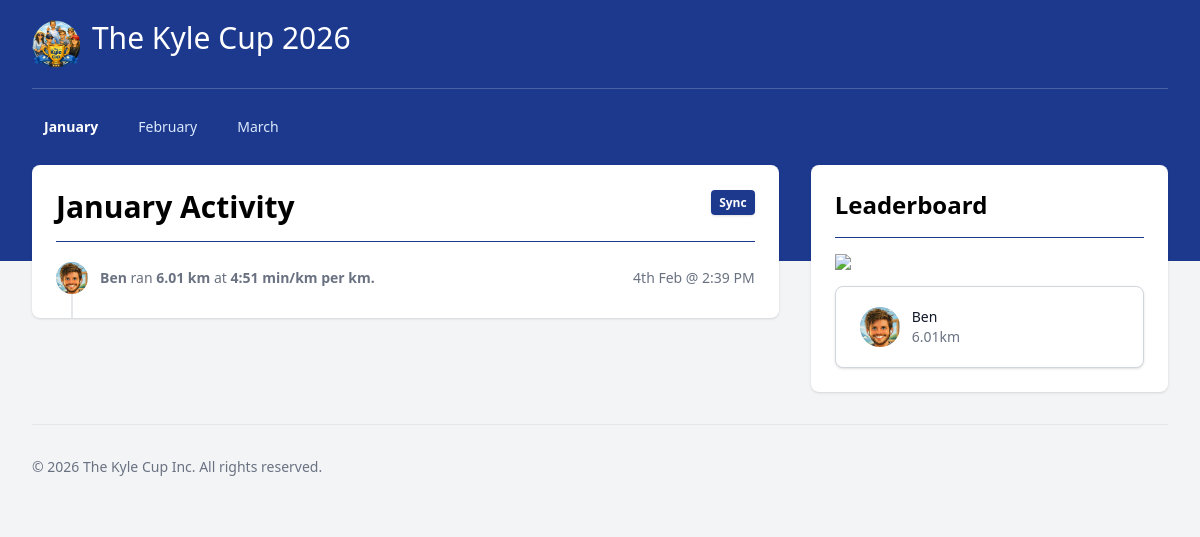
Page /month/jan on the earlier database version.
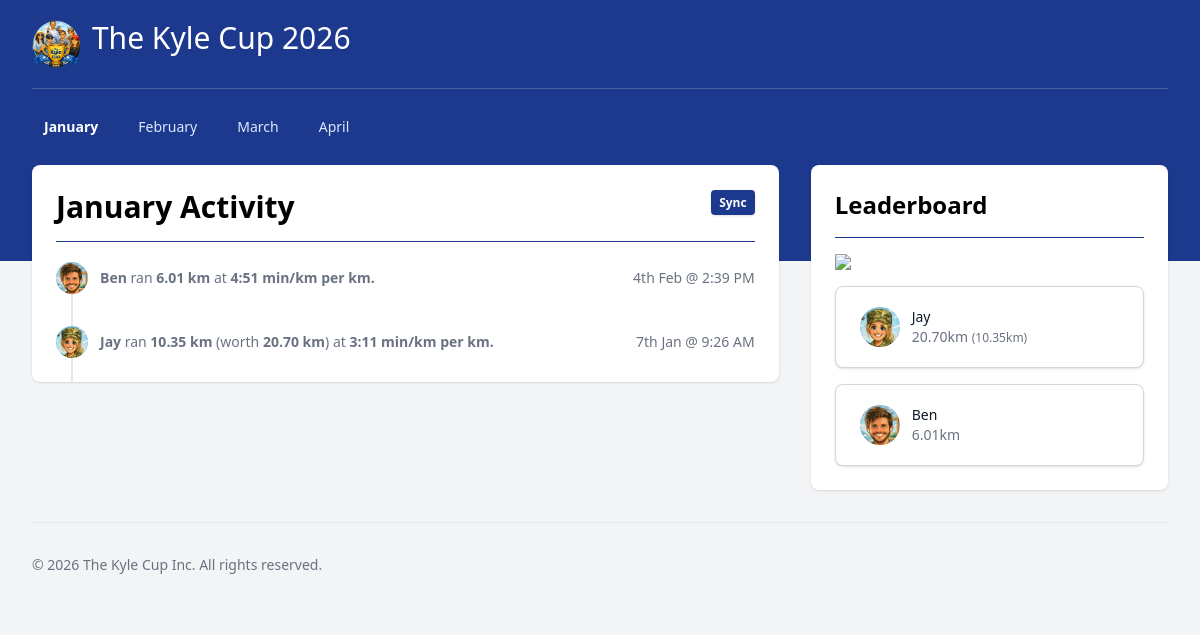
Same page on the later database version.
### leaderboard/models.py (models this page shows, shortened)
class Month(models.Model):
    name = models.CharField(max_length=80)
    slug = models.SlugField()
    date = models.DateField()
    class Meta:
        ordering = ['date']

class Activity(models.Model):
    strava_id = models.BigIntegerField()
    type = models.CharField(max_length=40)
    date = models.DateTimeField()
    athlete_month_summary = models.ForeignKey(AthleteMonthSummary, on_delete=models.CASCADE, related_name='activities')
    distance = models.DecimalField(max_digits=6, decimal_places=2)
    pace = models.DecimalField(max_digits=6, decimal_places=4)
    invalid = models.BooleanField(
        default=False,
        help_text='Used to manually invalidate an activity if it\'s deemed to be outside the spirit of the game'
    )
    class Meta:
        verbose_name_plural = "activities"
        ordering = ['-date']
    def distance_calculated(self):
        if self.athlete_month_summary.athlete.is_double_points:
            return self.distance * 2
        return self.distance
    def pace_display(self):
        if self.pace:
            seconds_per_km = 1000 / self.pace
            minutes = int(seconds_per_km // 60)
            seconds = int(round(seconds_per_km % 60))
            if seconds == 60:
                minutes += 1
                seconds = 0
            return f"{minutes}:{seconds:02d} min/km"
    def date_display(self):
        date_converted = timezone.localtime(self.date)
        return date_converted.strftime('%-d') + self.suffix(date_converted.day) + date_converted.strftime(' %b @ %-I:%M %p')
    def suffix(self, day):
        return {1:'st',2:'nd',3:'rd'}.get(day%20, 'th')

class AthleteMonthSummary(models.Model):
    month = models.ForeignKey(Month, on_delete=models.CASCADE)
    athlete = models.ForeignKey(Athlete, on_delete=models.CASCADE)
    class Meta:
        ordering = ['month__date']
    def total_distance(self):
        total = Decimal(0)
        for activity in self.activities.filter(invalid=False):
            total = total + activity.distance_calculated()
        return total
    def total_distance_raw(self):
        total = Decimal(0)
        for activity in self.activities.filter(invalid=False):
            total = total + activity.distance
        return total

class Athlete(models.Model):
    name = models.CharField(max_length=80)
    slug = models.SlugField()
    is_double_points = models.BooleanField(default=False)
    strava_id = models.PositiveIntegerField(blank=True, null=True)
    strava_access_token = models.CharField(max_length=255, blank=True, null=True)
    strava_refresh_token = models.CharField(max_length=255, blank=True, null=True)
    def avatar(self):
        return '/static/images/avatars/%s.png' % self.slug

### leaderboard/views.py (the view)
# urls.py: path('month/<slug:slug>', views.MonthView.as_view(), name='month'),
class MonthView(DetailView):
    model = models.Month
    template_name = 'month.html'
    def get_context_data(self, **kwargs):
        context = super().get_context_data(**kwargs)
        context["months"] = models.Month.objects.all()
        context["activities"] = models.Activity.objects.filter(invalid=False, athlete_month_summary__month=self.get_object())
        context["athletes"] = self.athletes_ordered()
        return context
    def athletes_ordered(self):
        athletes = models.AthleteMonthSummary.objects.filter(month=self.get_object())
        return sorted(athletes, key=lambda athlete: athlete.total_distance(), reverse=True)

### templates/month.html (shortened to what this page needs)
{% extends 'base.html' %}
{% load static %}
{% block content %}
<div class="border-b border-blue-900 pb-4 flex justify-between">
  <h1 class="text-3xl font-bold">
    {{ object.name }} Activity
  </h1>
  <div>
    <a
      href="/strava/sync/{{ object.slug}}"
      class="rounded bg-blue-900 px-2 py-1 text-xs font-semibold text-white shadow-sm hover:bg-blue-500 focus-visible:outline focus-visible:outline-2 focus-visible:outline-offset-2 focus-visible:outline-blue-900"
    >
      Sync
    </a>
  </div>
</div>
<div class="flow-root mt-5">
  {% if not activities %}
  {% include 'snippets/alert.html' with message='No activities to display.' %}
  {% else %}
  <ul role="list" class="-mb-8">
    {% for activity in activities %}
    <li>
      <div class="relative pb-8">
        <span aria-hidden="true" class="absolute left-4 top-4 -ml-px h-full w-0.5 bg-gray-200"></span>
        <div class="relative flex space-x-3">
          <div>
            <img src="{{ activity.athlete_month_summary.athlete.avatar }}" alt="{{ activity.athlete_month_summary.athlete.name }}" class="size-8 rounded-full bg-gray-300 outline outline-1 -outline-offset-1 outline-black/5" />
          </div>
          <div class="flex min-w-0 flex-1 justify-between space-x-4 pt-1.5">
            <div>
              <p class="text-sm text-gray-500">
                <span class="font-bold">{{ activity.athlete_month_summary.athlete.name }}</span> ran
                <span class="font-bold">{{ activity.distance }} km</span>
                {% if activity.athlete_month_summary.athlete.is_double_points %}
                (worth <span class="font-bold">{{ activity.distance_calculated}} km</span>)
                {% endif %}
                at <span class="font-bold">{{ activity.pace_display }} per km.</span>
              </p>
            </div>
            <div class="whitespace-nowrap text-right text-sm text-gray-500">
              <time datetime="{{ activity.date|date:"Y-m-d" }}">{{ activity.date_display }}</time>
            </div>
          </div>
        </div>
      </div>
    </li>
    {% endfor %}
  </ul>
  {% endif %}
</div>
{% endblock %}
{% block content-right %}
<div class="border-b border-blue-900 pb-4 mb-4">
  <h2 class="text-2xl font-bold">
    Leaderboard
  </h2>
</div>
{% if object.slug == 'jan' %}
<img src="{% static 'images/jan.png' %}" />
{% endif %}
{% if not athletes %}
  {% include 'snippets/alert.html' with message='No athletes to display.' %}
{% else %}
{% for athlete in athletes %}
<div class="mt-4 relative flex items-center space-x-3 rounded-lg border border-gray-300 bg-white px-6 py-5 shadow-sm">
  <div class="shrink-0">
    <img src="{{ athlete.athlete.avatar }}" alt="{{ athlete.athlete.name }}" class="size-10 rounded-full bg-gray-300 outline outline-1 -outline-offset-1 outline-black/5" />
  </div>
  <div class="min-w-0 flex-1">
    <span aria-hidden="true" class="absolute inset-0"></span>
    <p class="text-sm font-medium text-gray-900">{{ athlete.athlete.name }}</p>
    <p class="truncate text-sm text-gray-500">
      {{ athlete.total_distance }}km
      {% if athlete.athlete.is_double_points %}
      <span class="text-xs">({{ athlete.total_distance_raw }}km)</span>
      {% endif %}
    </p>
  </div>
</div>
{% endfor %}
{% endif %}
{% endblock %}

### templates/base.html (shortened to what this page needs)
{% load static %}
<!doctype html>
<html class="h-full bg-gray-100">
  <head>
    <script src="https://cdn.jsdelivr.net/npm/@tailwindcss/browser@4"></script>
    <script src="https://cdn.jsdelivr.net/npm/@tailwindplus/elements@1" type="module"></script>
  </head>
  <body class="h-full">
    <div class="min-h-full">
      <header class="bg-blue-900 pb-24">
        <div class="mx-auto max-w-3xl px-4 sm:px-6 md:max-w-7xl md:px-8">
          <div class="relative flex items-center justify-center py-8 md:justify-between md:py-5">
            <div class="absolute left-0 shrink-0 md:static flex">
              <div>
                <a href="/">
                  <img src="{% static 'images/logo.png' %}" alt="The Kyle Cup" class="h-12 w-auto" />
                </a>
              </div>
              <div class="text-white text-3xl ml-3">The Kyle Cup 2026</div>
            </div>
          </div>
          <div class="hidden border-t border-white/20 py-5 md:block">
            <div class="grid grid-cols-3 items-center gap-8">
              <div class="col-span-3">
                <nav class="flex space-x-4">
                  {% for month in months %}
                  <a href="/month/{{ month.slug }}" class="rounded-md px-3 py-2 text-sm hover:bg-indigo-500/75 {% if object.slug == month.slug %}font-bold text-white{% else %}font-medium text-blue-100{% endif %}">{{ month.name }}</a>
                  {% endfor %}
                </nav>
              </div>
            </div>
          </div>
        </div>
      </header>
      <main class="-mt-24 pb-8">
        <div class="mx-auto max-w-3xl px-4 sm:px-6 md:max-w-7xl md:px-8">
          <div class="grid grid-cols-1 items-start gap-4 md:grid-cols-3 md:gap-8">
            <div class="grid grid-cols-1 gap-4 md:col-span-2 order-2 md:order-1">
              <section aria-labelledby="section-1-title">
                <div class="overflow-hidden rounded-lg bg-white shadow">
                  <div class="p-6">
                    {% block content %}{% endblock %}
                  </div>
                </div>
              </section>
            </div>
            <div class="grid grid-cols-1 gap-4 order-1 md:order-2">
              <section aria-labelledby="section-2-title">
                <div class="overflow-hidden rounded-lg bg-white shadow">
                  <div class="p-6">
                    {% block content-right %}{% endblock %}
                  </div>
                </div>
              </section>
            </div>
          </div>
        </div>
      </main>
      <footer>
        <div class="mx-auto max-w-3xl px-4 sm:px-6 md:max-w-7xl md:px-8">
          <div class="border-t border-gray-200 py-8 text-center text-sm text-gray-500 sm:text-left">
            <span class="block sm:inline">&copy; {% now "Y" %} The Kyle Cup Inc.</span> <span class="block sm:inline">All rights reserved.</span></div>
        </div>
      </footer>
    </div>
  </body>
</html>

Differences in the rows shown:
added Month: name "April"
added Activity: shows a picture, athlete_month_summary.athlete.name "Jay", distance "10.35", distance_calculated "20.70", pace_display "3:11 min/km", date_display "7th Jan @ 9:26 AM"
added AthleteMonthSummary: shows a picture, athlete.name "Jay", total_distance "20.70", total_distance_raw "10.35"
